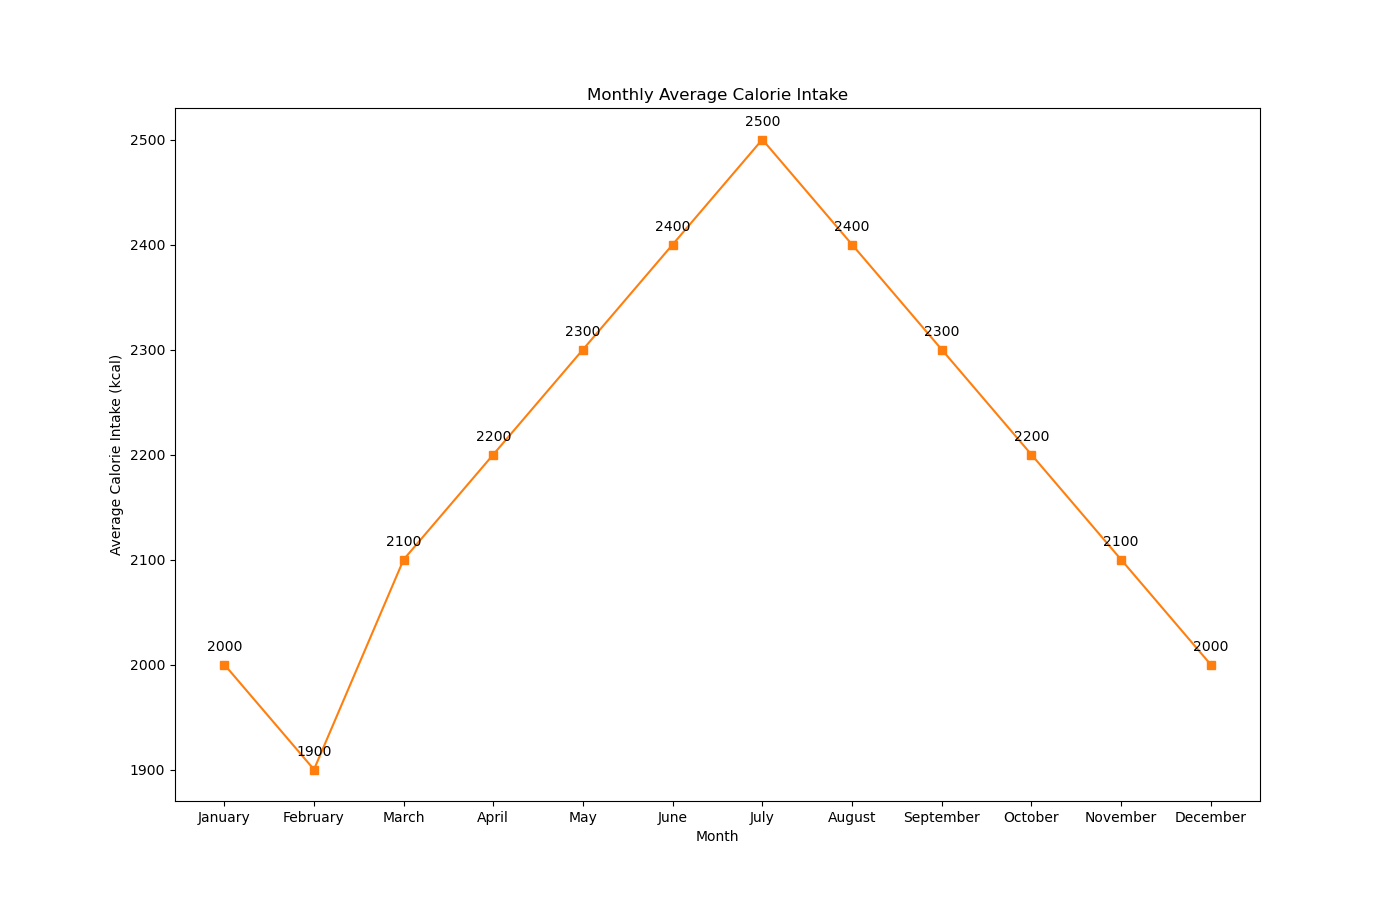

The Python source for this figure:

import matplotlib.pyplot as plt

# Data points
months = ['January', 'February', 'March', 'April', 'May', 'June', 'July', 'August', 'September', 'October', 'November', 'December']
calorie_intake = [2000, 1900, 2100, 2200, 2300, 2400, 2500, 2400, 2300, 2200, 2100, 2000]

# Create a figure and an axes
fig, ax = plt.subplots(figsize=(14, 9))  # Change width and height of the chart

# Plotting the line chart
ax.plot(months, calorie_intake, marker='s', linestyle='-', color='#ff7f0e')  # Change color scheme using specific color codes
ax.set(xlabel='Month', ylabel='Average Calorie Intake (kcal)', title='Monthly Average Calorie Intake')  # Update topic, headline, and data type

# Annotation
for i, txt in enumerate(calorie_intake):
    ax.annotate(txt, (months[i], calorie_intake[i]), textcoords="offset points", xytext=(0,10), ha='center')  # Assign annotation/label in the chart

# Display the plot
plt.show()
